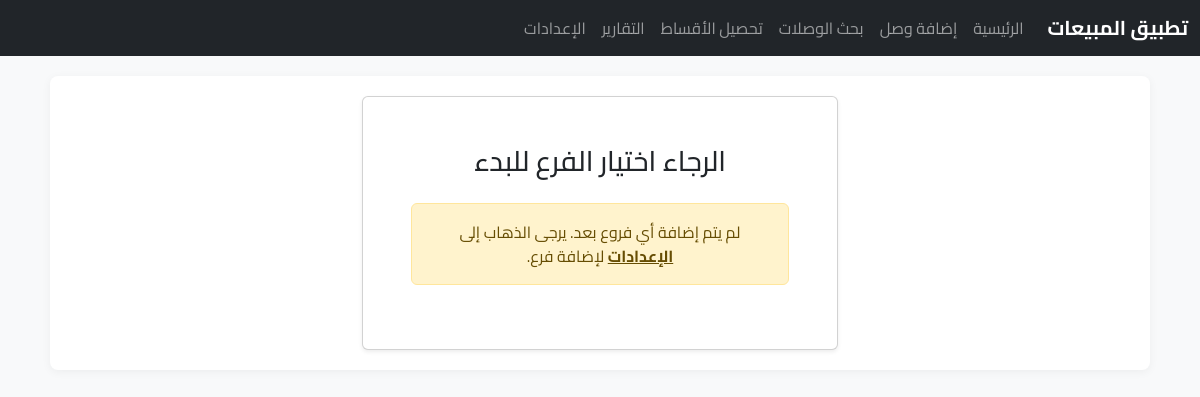
/, run on an earlier commit of the app's database.
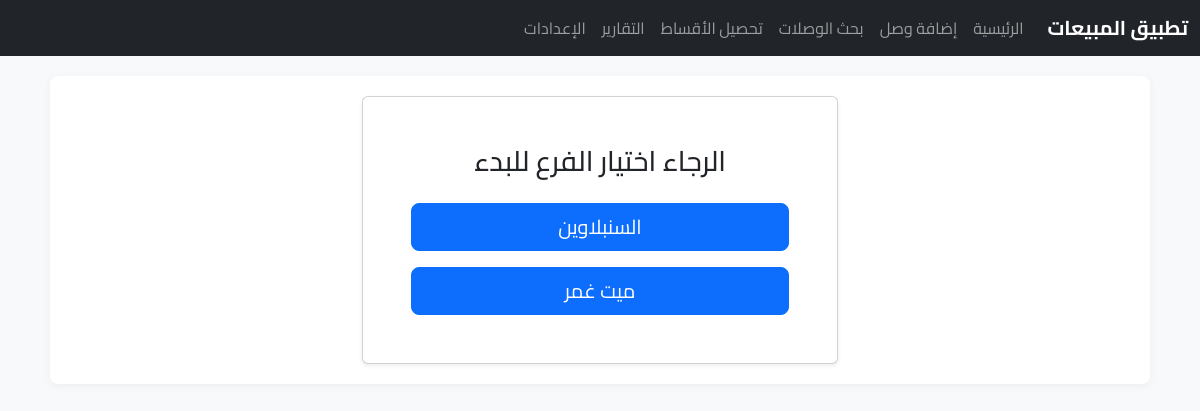
And on a later commit of the database.
### salesapp/models.py (models this page shows, shortened)
class Branch(models.Model):
    name = models.CharField(max_length=100, unique=True, verbose_name="اسم الفرع")

### salesapp/views.py (the view)
# urls.py: path('', views.select_branch, name='select_branch'),
def select_branch(request):
    request.session.flush()
    branches = Branch.objects.all()
    return render(request, 'salesapp/select_branch.html', {'branches': branches})

### salesapp/templates/salesapp/select_branch.html (shortened to what this page needs)
{% extends 'salesapp/base.html' %}
{% block content %}
<div class="container text-center" style="max-width: 500px;">
    <div class="card shadow-sm">
        <div class="card-body p-5">
            <h1 class="h3 mb-4">الرجاء اختيار الفرع للبدء</h1>
            <div class="d-grid gap-3">
                {% for branch in branches %}
                <a href="{% url 'set_branch' branch.id %}" class="btn btn-primary btn-lg">
                    {{ branch.name }}
                </a>
                {% endfor %}
                {% if not branches %}
                <div class="alert alert-warning" role="alert">
                    لم يتم إضافة أي فروع بعد. يرجى الذهاب إلى
                    <a href="{% url 'manage_branches' %}" class="alert-link">الإعدادات</a>
                    لإضافة فرع.
                </div>
                {% endif %}
            </div>
        </div>
    </div>
</div>
{% endblock %}

What changed in the data, as far as the page shows it:
added Branch: name "السنبلاوين"
added Branch: name "ميت غمر"
Also different on the page:
text no longer shown: "لم يتم إضافة أي فروع بعد. يرجى الذهاب إلى الإعدادات لإضافة فرع."
